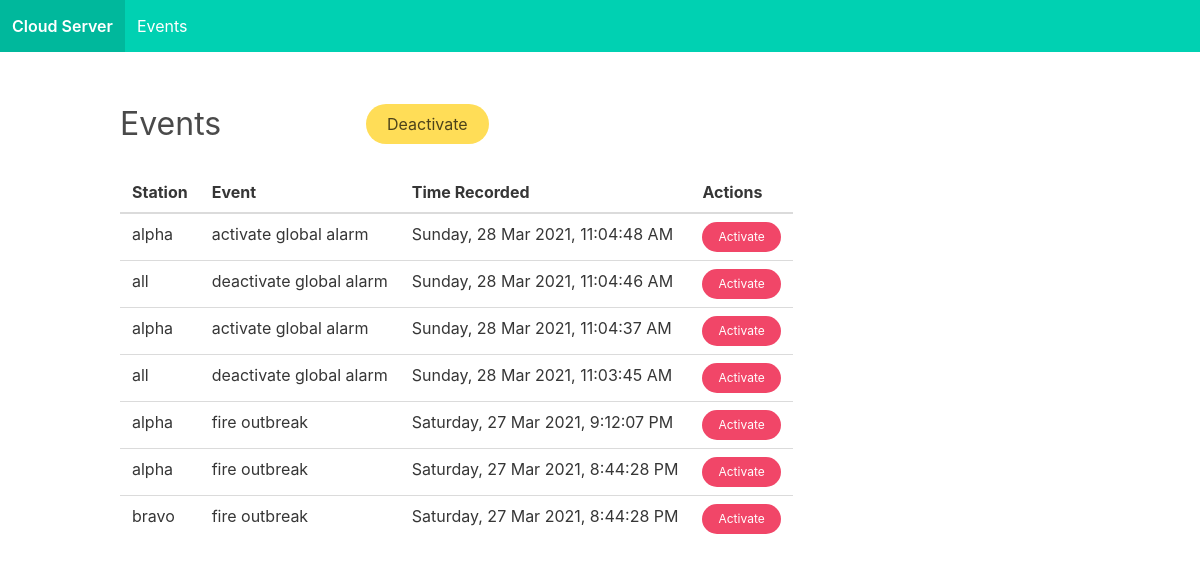
Before: /events with the older database file.
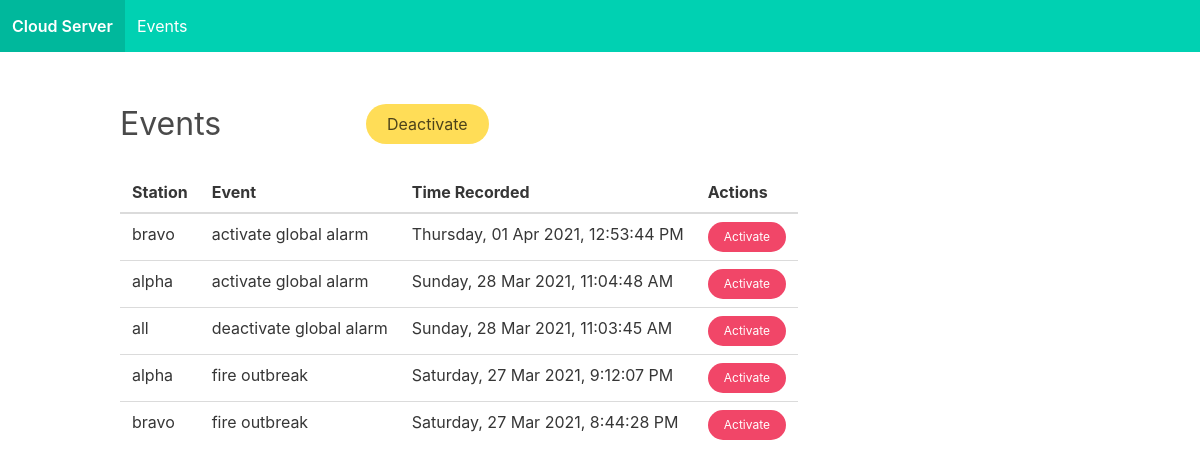
After: the same page with the newer database file.
### tables this page shows
CREATE TABLE events (
  station TEXT NOT NULL,
  event_name TEXT NOT NULL,
  time_recorded TIMESTAMP DEFAULT (datetime('now','localtime')) NOT NULL
);

### cloud_server/cloud.py (the view, shortened to what this page needs)
@cloud.route("/events", methods=["GET", "POST"])
def events():
    data = query_db("SELECT * FROM events ORDER BY time_recorded DESC")
    return render_template("events.html", data=data)

### edge_server/db.py (called while the page is built)
def get_db():
    if 'db' not in g:
        g.db = sqlite3.connect(
            current_app.config['DATABASE'],
            detect_types=sqlite3.PARSE_DECLTYPES|sqlite3.PARSE_COLNAMES
        )
        g.db.row_factory = sqlite3.Row
    return g.db

def query_db(query, args=(), one=False):
    cur = get_db().execute(query, args)
    rv = cur.fetchall()
    cur.close()
    return (rv[0] if rv else None) if one else rv

### cloud_server/templates/events.html (shortened to what this page needs)
{% extends "base.html" %}
{% block content %}
<div class="columns is-vcentered">
  <h3 class="is-size-3 column is-one-quarter">Events</h3>
  <div class="column">
    <form method="POST">
      <button class=" button is-warning is-rounded" type="submit" title="Deactivate global alarm">Deactivate</button>
    </form>
  </div>
</div>
<table class="table">
  <thead>
    <tr>
      <th>Station</th>
      <th>Event</th>
      <th>Time Recorded</th>
      <th>Actions</th>
    </tr>
  </thead>
  {% for row in data %}
  <tr>
    <td>{{row['station']}}</td>
    <td>{{row['event_name']}}</td>
    <td>{{row['time_recorded'].strftime("%A, %d %b %Y, %-I:%M:%S %p")}}</td>
    <td>
      <form method="POST">
        <button type="submit" class="button is-danger is-small is-rounded"
          title="Activate fire alarm for station">Activate</button>
      </form>
    </td>
  </tr>
  {% endfor %}
</table>
{% endblock %}

Changed rows visible on the page:
removed events: station "all", event_name "deactivate global alarm", time_recorded "Sunday, 28 Mar 2021, 11:04:46 AM"
removed events: station "alpha", event_name "activate global alarm", time_recorded "Sunday, 28 Mar 2021, 11:04:37 AM"
removed events: station "alpha", event_name "fire outbreak", time_recorded "Saturday, 27 Mar 2021, 8:44:28 PM"
added events: station "bravo", event_name "activate global alarm", time_recorded "Thursday, 01 Apr 2021, 12:53:44 PM"
